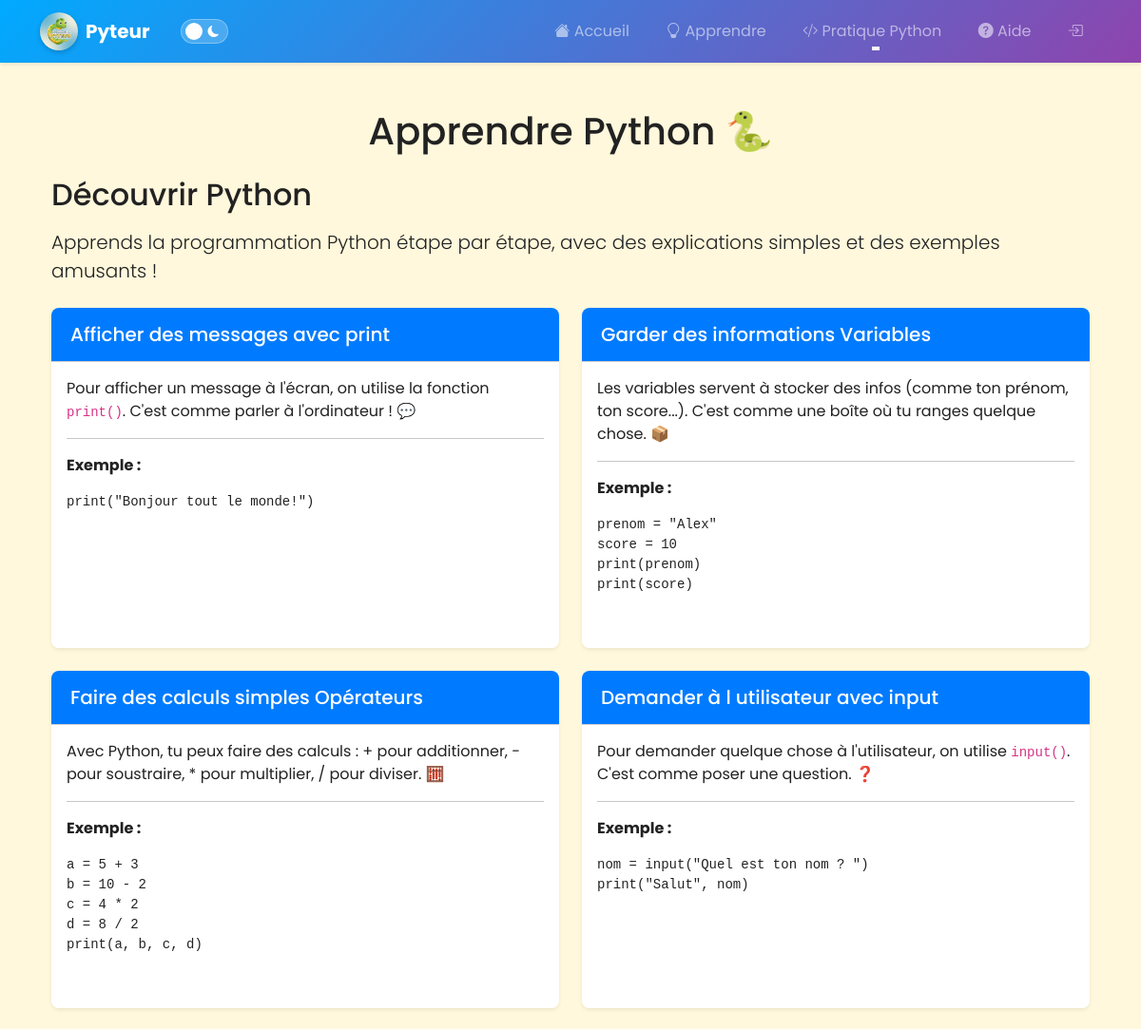
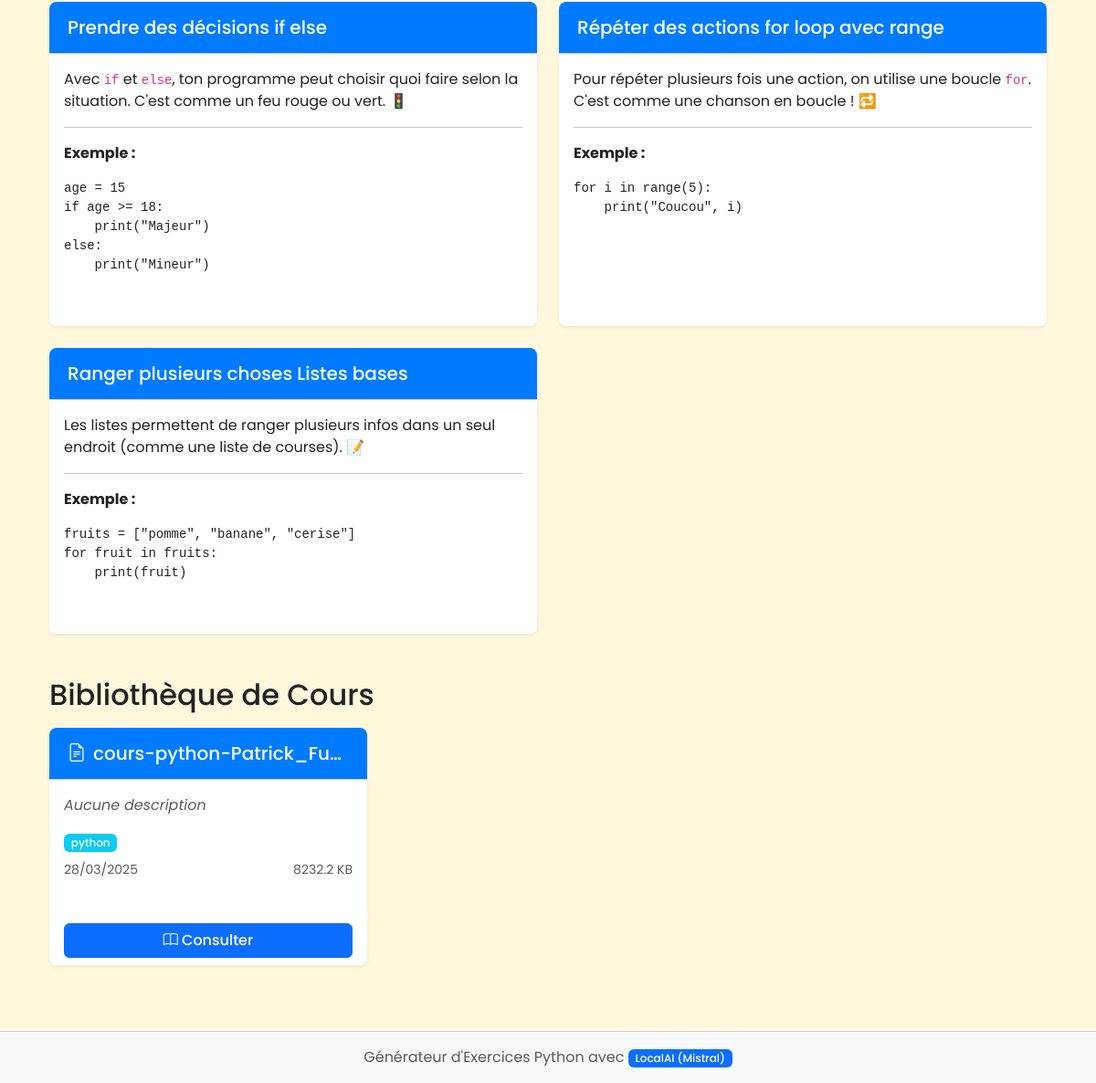
Page /apprendre on the committed database (2 pictures, top to bottom).
### models.py (models this page shows)
class Document(db.Model):
    id = db.Column(db.Integer, primary_key=True)
    nom_fichier = db.Column(db.String(255), nullable=False)
    nom_unique = db.Column(db.String(36), unique=True)  # UUID4
    date_upload = db.Column(db.DateTime, default=db.func.current_timestamp())
    taille_fichier = db.Column(db.Integer)  # Taille en octets
    type_mime = db.Column(db.String(100))  # Type MIME du fichier
    description = db.Column(db.Text)  # Description optionnelle
    user_id = db.Column(db.Integer)
    est_cours = db.Column(db.Boolean, default=False)  # Indique si le document est un cours
    tags = db.relationship('Tag', secondary='document_tags', backref='documents')

class Tag(db.Model):
    id = db.Column(db.Integer, primary_key=True)
    nom = db.Column(db.String(50), unique=True)

### routes/main.py (the view)
    @app.route('/apprendre')
    def apprendre():
        from models import Document, Tag  # si nécessaire
        try:
            from flask import g
            documents = Document.query.filter_by(est_cours=True).all()
        except:
            documents = []
        return render_template('apprendre.html', documents=documents)

### templates/apprendre.html (shortened to what this page needs)
{% extends "layout.html" %}
{% block content %}
<div class="container py-4">
    <h1 class="mb-4 text-center">Apprendre Python 🐍</h1>
    <h2 class="mb-3">Découvrir Python</h2>
    <p class="lead mb-4">Apprends la programmation Python étape par étape, avec des explications simples et des exemples amusants !</p>
    <div class="row row-cols-1 row-cols-md-2 g-4 mb-5">
        {% for titre, explication in themes %}
        <div class="col">
            <div class="card h-100 shadow-sm">
                <div class="card-header bg-primary text-white">
                    <h5 class="mb-0">{{ titre }}</h5>
                </div>
                <div class="card-body">
                    <p>{{ explication|safe }}</p>
                    <hr>
                    <p><strong>Exemple :</strong></p>
                    {% if "print" in titre %}
                    <pre><code class="language-python">print("Bonjour tout le monde!")</code></pre>
                    {% elif "Variables" in titre %}
                    <pre><code class="language-python">prenom = "Alex"
score = 10
print(prenom)
print(score)</code></pre>
                    {% elif "Opérateurs" in titre %}
                    <pre><code class="language-python">a = 5 + 3
b = 10 - 2
c = 4 * 2
d = 8 / 2
print(a, b, c, d)</code></pre>
                    {% elif "input" in titre %}
                    <pre><code class="language-python">nom = input("Quel est ton nom ? ")
print("Salut", nom)</code></pre>
                    {% elif "if else" in titre %}
                    <pre><code class="language-python">age = 15
if age >= 18:
    print("Majeur")
else:
    print("Mineur")</code></pre>
                    {% elif "for loop" in titre %}
                    <pre><code class="language-python">for i in range(5):
    print("Coucou", i)</code></pre>
                    {% elif "Listes" in titre %}
                    <pre><code class="language-python">fruits = ["pomme", "banane", "cerise"]
for fruit in fruits:
    print(fruit)</code></pre>
                    {% endif %}
                </div>
            </div>
        </div>
        {% endfor %}
    </div>
    <h2 class="mb-3">Bibliothèque de Cours</h2>
    {% if documents %}
    <div class="row row-cols-1 row-cols-md-2 row-cols-lg-3 g-4">
        {% for document in documents %}
        <div class="col">
            <div class="card h-100 shadow-sm">
                <div class="card-header bg-dark text-white">
                    <h5 class="card-title text-truncate mb-0" title="{{ document.nom_fichier }}">
                        <i class="bi bi-file-earmark-text me-2"></i>{{ document.nom_fichier }}
                    </h5>
                </div>
                <div class="card-body">
                    {% if document.description %}
                    <p class="card-text">{{ document.description }}</p>
                    {% else %}
                    <p class="card-text text-muted fst-italic">Aucune description</p>
                    {% endif %}
                    <div class="mb-2">
                        {% for tag in document.tags %}
                        <span class="badge bg-info">{{ tag.nom }}</span>
                        {% endfor %}
                    </div>
                    <div class="d-flex justify-content-between align-items-center">
                        <small class="text-muted">{{ document.date_upload.strftime('%d/%m/%Y') }}</small>
                        <small class="text-muted">{{ (document.taille_fichier / 1024)|round(1) }} KB</small>
                    </div>
                </div>
                <div class="card-footer bg-white border-top-0">
                    <a href="{{ url_for('view_document', document_id=document.id) }}" class="btn btn-primary w-100" target="_blank">
                        <i class="bi bi-book"></i> Consulter
                    </a>
                </div>
            </div>
        </div>
        {% endfor %}
    </div>
    {% else %}
    <div class="alert alert-info">
        <i class="bi bi-info-circle"></i> Aucun document trouvé.
    </div>
    {% endif %}
</div>
{% endblock %}

### static/style.css (style rules this page uses)
:root { --primary-color: #00aaff; --secondary-color: #8e44ad; --accent-color: #ff5733; --success-color: #2ecc71; --warning-color: #f1c40f; --info-color: #00ffcc; --bg-color: #f0f8ff; --text-color: #222; --card-bg: #ffffff; --input-bg: #ffffff; --input-text: #222; --border-color: #ccc; --code-bg: #1e1e2f; --code-color: #f8f8f2; --footer-bg: #e0e0e0; --modal-bg: #ffffff; --modal-text: #222; --nav-bg: linear-gradient(135deg, var(--primary-color), var(--secondary-color)); --nav-text: #ffffff; --light-color: #ecf0f1; --dark-color: #2c3e50; --transition-speed: 0.3s; --box-shadow: 0 4px 6px rgba(0, 0, 0, 0.1); --hover-shadow: 0 6px 12px rgba(0, 0, 0, 0.15); }
body { font-family: 'Poppins', sans-serif; background-color: #fff8dc; color: var(--text-color); transition: background-color var(--transition-speed), color var(--transition-speed); }
.card-header { background-color: #007bff !important; color: white !important; font-family: 'Poppins', sans-serif; font-weight: 600; border-radius: 0.5rem 0.5rem 0 0; }
.card { border-radius: 0.5rem; overflow: hidden; }
.btn { border-radius: 0.5rem; font-weight: 500; }
.card { box-shadow: var(--box-shadow); border: none; margin-bottom: 1.5rem; transition: all var(--transition-speed); border-radius: 0.5rem; overflow: hidden; background-color: var(--card-bg); color: var(--text-color); }
.card-header { font-weight: 600; padding: 1rem 1.25rem; background-color: rgba(0, 0, 0, 0.03); border-bottom: 1px solid var(--border-color); }
.card-body { background-color: var(--card-bg); }
.card { animation: fadeIn 0.5s ease-out; }
.btn { transition: all var(--transition-speed); border-radius: 0.375rem; position: relative; overflow: hidden; }
.btn::after { content: ''; position: absolute; top: 50%; left: 50%; width: 5px; height: 5px; background: rgba(255, 255, 255, 0.5); opacity: 0; border-radius: 100%; transform: scale(1, 1) translate(-50%, -50%); transform-origin: 50% 50%; }
.badge { transition: all var(--transition-speed); font-weight: 500; }

### rows in the picture
Document: nom_fichier "cours-python-Patrick_Fu…", description "Aucune description", date_upload "28/03/2025", (document.taille_fichier/1024)|round(1) "8232.2"
Tag: nom "python"

### other values in the picture
{{ titre }} "Afficher des messages avec print" "Garder des informations Variables" "Faire des calculs simples Opérateurs" "Demander à l utilisateur avec input" "Prendre des décisions if else" "Répéter des actions for loop avec range" "Ranger plusieurs choses Listes bases"
{{ explication|safe }} "Pour afficher un message à l'écran, on utilise la fonction print() . C'est comme parler à l'ordinateur ! 💬" "Les variables servent à stocker des infos (comme ton prénom, ton score...). C'est comme une boîte où tu ranges quelque chose. 📦" "Avec Python, tu peux faire des calculs : + pour additionner, - pour soustraire, * pour multiplier, / pour diviser. 🧮" "Pour demander quelque chose à l'utilisateur, on utilise input() . C'est comme poser une question. ❓" "Avec if et else , ton programme peut choisir quoi faire selon la situation. C'est comme un feu rouge ou vert. 🚦" "Pour répéter plusieurs fois une action, on utilise une boucle for . C'est comme une chanson en boucle ! 🔁" "Les listes permettent de ranger plusieurs infos dans un seul endroit (comme une liste de courses). 📝"
